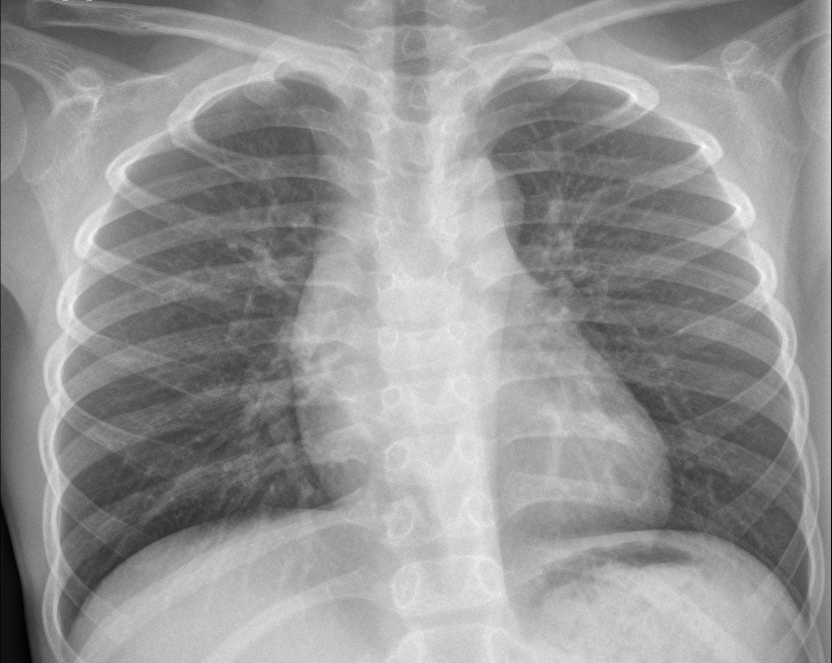
#> input picture data/test/NORMAL/IM-0006-0001.jpeg, 1663 x 1326 px, found by its file name (shown at 1/2 size); its folder holds only this picture in this run
$ python data_preprocessing.py
#> lines starting #> are read from the running program, lines starting #| are printed output that depends on the picture
import os
import cv2
import numpy as np
from sklearn.model_selection import train_test_split

def load_data(data_dir, img_size=(150, 150)):
#> called with data_dir = 'data/train', img_size = (150, 150)
    images = []
    labels = []
    for label in ['NORMAL', 'PNEUMONIA']:
        path = os.path.join(data_dir, label)
        if not os.path.exists(path):
            print(f"Warning: Directory '{path}' does not exist. Skipping.")
            continue
        class_num = 0 if label == 'NORMAL' else 1
        for img in os.listdir(path):
            try:
                img_path = os.path.join(path, img)
                img_arr = cv2.imread(img_path, cv2.IMREAD_GRAYSCALE)
#> img_arr is the input picture: shape (1326, 1663); min 0, max 255, mean 148.7
                img_resized = cv2.resize(img_arr, img_size)
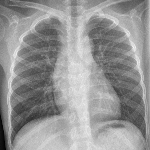
#> img_resized: shape (150, 150); min 1, max 244, mean 148.7
                images.append(img_resized)
                labels.append(class_num)
            except Exception as e:
                print(f"Error loading image {img}: {e}")
    return np.array(images), np.array(labels)

# Load training and testing data
try:
    X_train, y_train = load_data('data/train')
#> y_train = [0]
    X_test, y_test = load_data('data/test')
#> y_test = [0]
except Exception as e:
    print(f"Error loading data: {e}")
    exit()

# Normalize the images
X_train = X_train / 255.0
X_test = X_test / 255.0

# Reshape for CNN input
X_train = X_train.reshape(-1, 150, 150, 1)
X_test = X_test.reshape(-1, 150, 150, 1)

print(f"Training data shape: {X_train.shape}")
#| Training data shape: (1, 150, 150, 1)
print(f"Testing data shape: {X_test.shape}")
#| Testing data shape: (1, 150, 150, 1)
